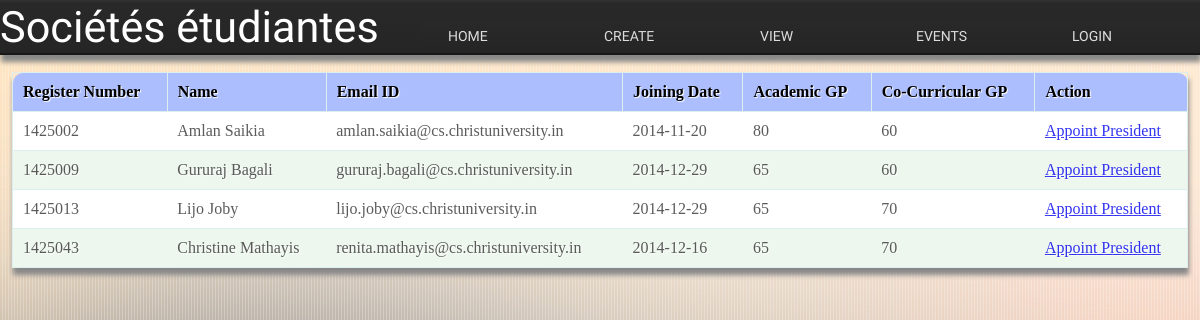
The page /clubstudents.php?id=5 on the database its author committed.
### tables this page shows
CREATE TABLE `student` (
  `registerno` int(7) NOT NULL DEFAULT '0',
  `name` varchar(30) NOT NULL,
  `clubid` int(5) NOT NULL,
  `emailid` varchar(60) DEFAULT NULL,
  `joindate` date NOT NULL,
  `AGP` mediumint(9) DEFAULT NULL,
  `CCGP` mediumint(9) DEFAULT NULL,
  PRIMARY KEY (`registerno`),
  KEY `clubid` (`clubid`),
  CONSTRAINT `student_ibfk_1` FOREIGN KEY (`clubid`) REFERENCES `club` (`clubid`)
);

### clubstudents.php (the view, shortened to what this page needs)
<!DOCTYPE html>
	<head>
		<link rel="stylesheet" href="css/style.css">
	</head>
	<body>
	<?php
		include "nav.php";
		$con=mysqli_connect("localhost","root","") or die("not connected");
		$updateid=$_GET['id'];
		$sql = "SELECT * FROM student where clubid=".$updateid;
		$result = mysqli_query($con, $sql);
	if (mysqli_num_rows($result) > 0)
	{
    	echo "<table border='1' cellpadding='5' cellspacing='5' width='90%'><thead> <tr><th> Register Number </th> <th> Name </th> <th> Email ID </th> <th> Joining Date </th> <th> Academic GP </th> <th> Co-Curricular GP </th><th> Action </th</tr> </thead> <br><br>";
        while($row = mysqli_fetch_assoc($result))
    	{
   		 	echo "<tr> <td>" . $row["registerno"]."</td>
        	<td>". $row["name"]. "</td>
        	<td>". $row["emailid"]. "</td>
        	<td>" . $row["joindate"]. "</td>
        	<td>". $row['AGP']."</td>
        	<td>". $row['CCGP']."</td>
        	<td> <a href='appointpresident.php?id=".$row['registerno']."'>Appoint President </a> </td>
        	 </tr>";
	  	}
	  	echo "</table>";
	}
	else
 	{
    	echo "0 results";
	}
?>

### css/style.css (style rules this page uses)
body { background-image: url("../images/Elegant_Background-3.jpg"); margin:0; padding:0; }
table { border: solid 1px #DDEEEE; border-collapse: collapse; border-spacing: 0; width:98%; margin: 0 auto; box-shadow: 1px 7px 5px #888888; }
table thead th { background-color: #ADBEFE; border: solid 1px #DDEEEE; color: black; padding: 10px; text-align: left; text-shadow: 1px 1px 1px #fff; margin: 0 auto; top: auto; }
table tbody td { border: solid 1px #DDEEEE; color: #333; opacity:0.8; padding: 10px; text-shadow: 1px 1px 1px #fff; border-left: none; border-right: none; margin: 0 auto; }
table tbody tr:nth-child(odd) { background-color: #fff; }
table tbody tr:nth-child(even) { background-color: #EEF7EE; }
table thead th:first-child { border-radius: 10px 0 0 0; }
table thead th:last-child { border-radius: 0 10px 0 0; }

### rows shown on the page
student: registerno "1425002", name "Amlan Saikia", emailid "amlan.saikia@cs.christuniversity.in", joindate "2014-11-20", AGP "80", CCGP "60"
student: registerno "1425009", name "Gururaj Bagali", emailid "gururaj.bagali@cs.christuniversity.in", joindate "2014-12-29", AGP "65", CCGP "60"
student: registerno "1425013", name "Lijo Joby", emailid "lijo.joby@cs.christuniversity.in", joindate "2014-12-29", AGP "65", CCGP "70"
student: registerno "1425043", name "Christine Mathayis", emailid "renita.mathayis@cs.christuniversity.in", joindate "2014-12-16", AGP "65", CCGP "70"
